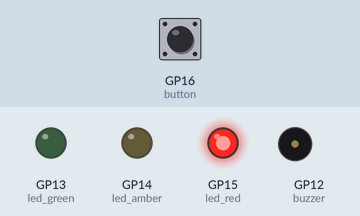
Simulated run of this program. Board: Raspberry Pi Pico running MicroPython. Shown: output pins drawn as LEDs (lit = HIGH), buzzer (waves = sounding, pin HIGH). Inputs (shaded band) come from the test bench; at power-on: GP16 (button) LOW. Threads take turns every 2 ms.

Above: at 1.2 s.
1.3 s: GP16 (button) pulled HIGH for 0.15 s
At 8.4 s:
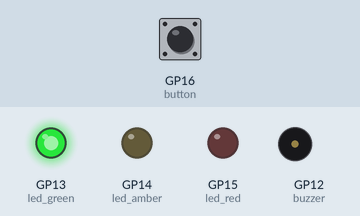
At 26.5 s:
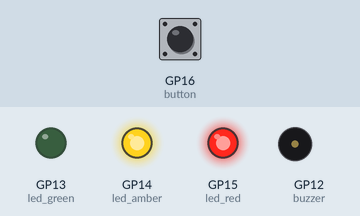
Timing chart, 0 to 29.2 s (numbered marks = the images above; inputs shaded):
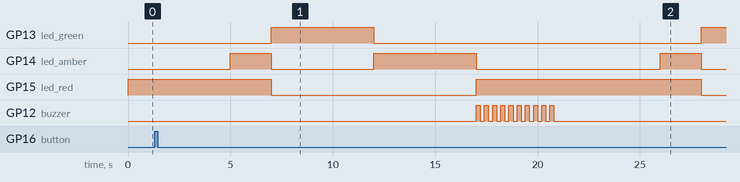

Measured:
- after the input at 1.3 s, GP12 (buzzer): alternates HIGH for 0.20 s and LOW for 0.20 s, 20 changes in all, then stays LOW, starting after 15.7 s

The program:

traffic_light.py
```python
from machine import Pin
import time
import _thread

led_red = Pin(15, Pin.OUT)
led_amber = Pin(14, Pin.OUT)
led_green = Pin(13, Pin.OUT)

button = Pin(16, Pin.IN)
buzzer = Pin(12, Pin.OUT)

global button_pressed
button_pressed = False

def button_reader_thread():
    global button_pressed
    while True:
        if button.value() == 1:
            button_pressed = True
        time.sleep(0.01)

_thread.start_new_thread(button_reader_thread, ())

while True:
    if button_pressed == True:
        led_red.value(1)
        for i in range(10):
            buzzer.value(1)
            time.sleep(0.2)
            buzzer.value(0)
            time.sleep(0.2)
        global button_pressed
        button_pressed = False
    led_red.value(1)
    time.sleep(5)
    led_amber.value(1)
    time.sleep(2)
    led_red.value(0)
    led_amber.value(0)
    led_green.value(1)
    time.sleep(5)
    led_green.value(0)
    led_amber.value(1)
    time.sleep(5)
    led_amber.value(0)
```
